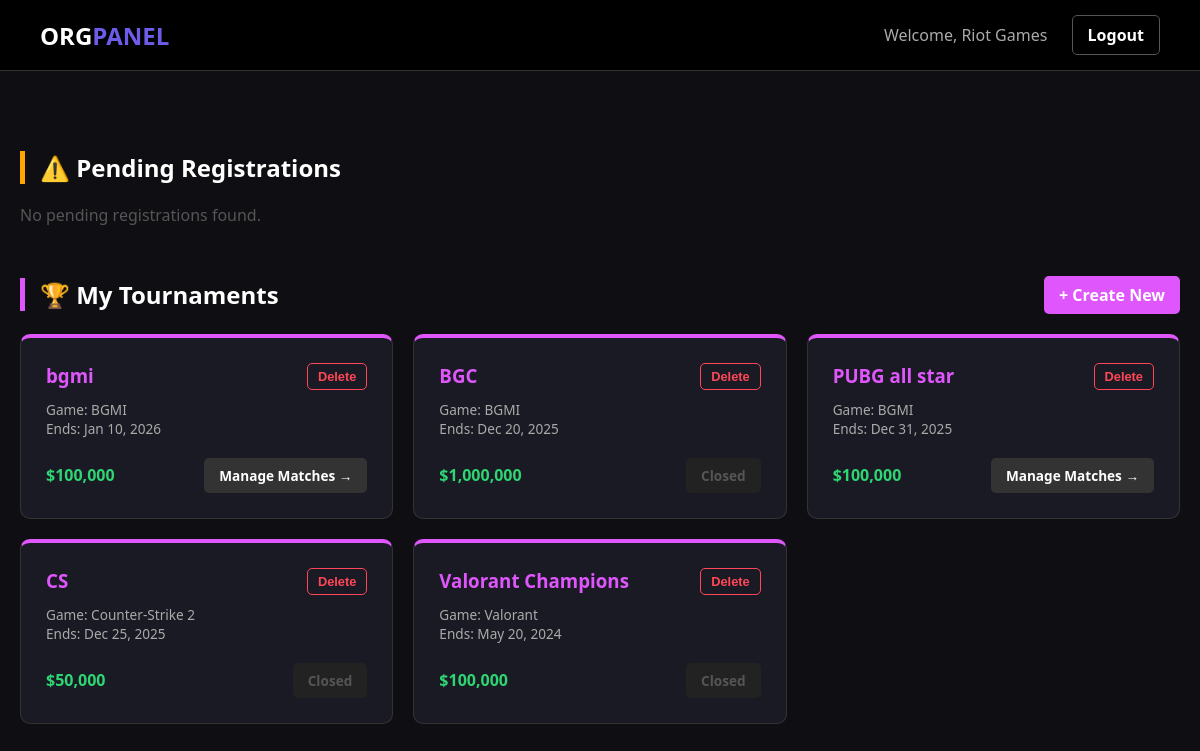
Page /org_dashboard.php (signed in) on the earlier database version.
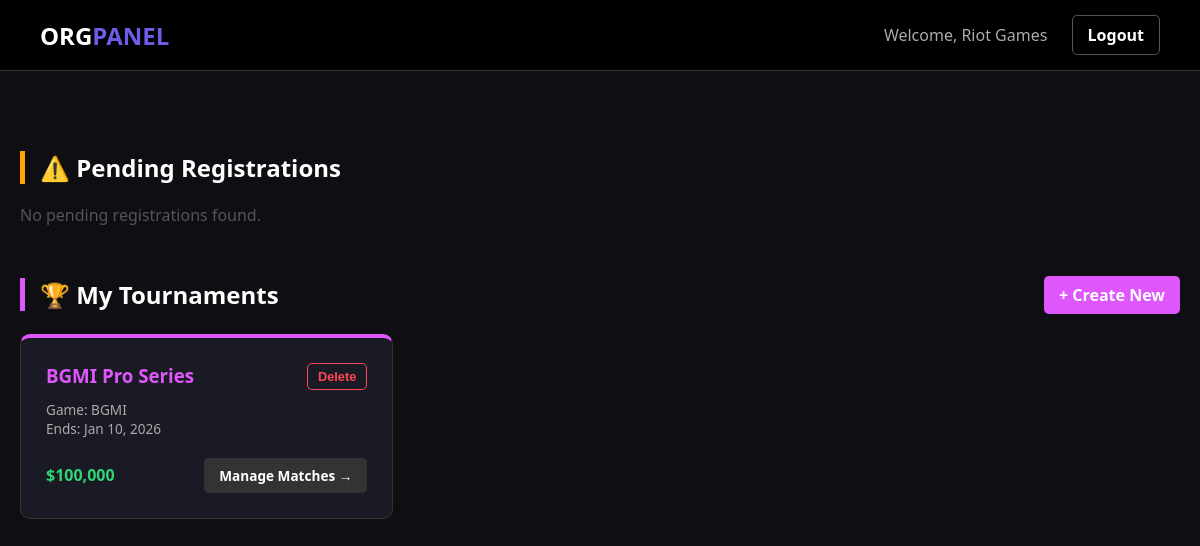
Same page on the later database version.
### tables this page shows
CREATE TABLE `tournament` (
  `tournament_id` int(11) NOT NULL,
  `tournament_name` varchar(150) NOT NULL,
  `game_id` int(11) DEFAULT NULL,
  `organizer_id` int(11) DEFAULT NULL,
  `start_date` datetime DEFAULT NULL,
  `end_date` datetime DEFAULT NULL,
  `prize_pool` decimal(10,2) DEFAULT NULL
);

CREATE TABLE `game` (
  `game_id` int(11) NOT NULL,
  `game_name` varchar(100) NOT NULL,
  `platform` varchar(50) DEFAULT NULL,
  `max_team_size` int(11) DEFAULT 5,
  `min_age` int(11) DEFAULT 0,
  `min_teams_per_match` int(11) DEFAULT 2
);

### org_dashboard.php (the view, shortened to what this page needs)
<?php
include __DIR__ . '/includes/db_connect.php';
$org_id = $_SESSION['organizer_id'];
$org_name = isset($_SESSION['organizer_name']) ? $_SESSION['organizer_name'] : 'Organizer';
$pending_requests = [];
$my_tourneys = [];
$sql_my = "SELECT T.*, G.game_name FROM Tournament T
           JOIN game G ON T.game_id = G.game_id
           WHERE T.organizer_id = $org_id ORDER BY start_date DESC";
$res_my = $conn->query($sql_my);
while($row = $res_my->fetch_assoc()) $my_tourneys[] = $row;
?>
<!DOCTYPE html>
<html lang="en">
<head>
</head>
<body>
<header>
    <div style="font-size: 1.5rem; font-weight: bold;">ORG<span style="color: #6c5ce7;">PANEL</span></div>
    <div>
        <span style="color: #aaa; margin-right: 20px;">Welcome, <?php echo htmlspecialchars($org_name); ?></span>
        <a href="logout.php" class="btn" style="border: 1px solid #555; color: #fff;">Logout</a>
    </div>
</header>
<div class="container">
    <h2 style="border-left: 5px solid #ffa502; padding-left: 15px; margin-bottom: 20px;">⚠️ Pending Registrations</h2>
    <?php if (!empty($pending_requests)): ?>
        <table>
            <thead>
                <tr>
                    <th>Tournament (Game)</th>
                    <th>Team Name</th>
                    <th style="text-align: right;">Action</th>
                </tr>
            </thead>
            <tbody>
                <?php foreach($pending_requests as $req): ?>
                    <tr>
                        <td><strong><?php echo htmlspecialchars($req['tournament_name']); ?></strong><br><small><?php echo htmlspecialchars($req['game_name']); ?></small></td>
                        <td style="font-weight: bold; color: #6c5ce7;"><?php echo htmlspecialchars($req['team_name']); ?></td>
                        <td style="text-align: right;">
                            <a href="evaluate_team.php?team_id=<?php echo $req['team_id']; ?>&t_id=<?php echo $req['tournament_id']; ?>" class="btn btn-eval">🔍 Evaluate</a>
                        </td>
                    </tr>
                <?php endforeach; ?>
            </tbody>
        </table>
    <?php else: ?>
        <p style="color: #555; margin-bottom: 50px;">No pending registrations found.</p>
    <?php endif; ?>
    <div style="display: flex; justify-content: space-between; align-items: center; margin-bottom: 20px;">
        <h2 style="border-left: 5px solid #e056fd; padding-left: 15px; margin: 0;">🏆 My Tournaments</h2>
        <a href="create_tournament.php" class="btn" style="background: #e056fd; color: white;">+ Create New</a>
    </div>
    <div class="grid">
        <?php foreach($my_tourneys as $t):
            $current_date = date("Y-m-d H:i:s");
            $is_manageable = ($t['end_date'] >= $current_date);
        ?>
            <div class="card">
                <div style="display: flex; justify-content: space-between; align-items: flex-start;">
                    <h3 style="margin: 0; color: #e056fd;"><?php echo htmlspecialchars($t['tournament_name']); ?></h3>
                    <form method="POST" onsubmit="return confirm('⚠️ DANGER: This will delete ALL matches and ALL team rosters for this tournament. Continue?');">
                        <button type="submit" name="delete_tournament" class="btn btn-delete">Delete</button>
                    </form>
                </div>
                <p style="color: #aaa; font-size: 0.85rem; margin-top: 10px;">
                    Game: <?php echo htmlspecialchars($t['game_name']); ?><br>
                    Ends: <?php echo date('M d, Y', strtotime($t['end_date'])); ?>
                </p>
                <div style="margin-top: 20px; display: flex; justify-content: space-between; align-items: center;">
                    <span style="color: #2ed573; font-weight: bold;">$<?php echo number_format($t['prize_pool']); ?></span>
                    <?php if($is_manageable): ?>
                        <a href="org_manage_matches.php?id=<?php echo $t['tournament_id']; ?>" class="btn btn-manage">Manage Matches &rarr;</a>
                    <?php else: ?>
                        <span class="btn btn-disabled" title="Tournament has ended">Closed</span>
                    <?php endif; ?>
                </div>
            </div>
        <?php endforeach; ?>
    </div>
</div>
</body>
</html>

### org_dashboard.php (style rules this page uses)
body { background-color: #0f0f13; color: white; font-family: 'Segoe UI', Tahoma, sans-serif; margin: 0; }
.container { max-width: 1240px; margin: 40px auto; padding: 20px; }
header { background: #000; border-bottom: 1px solid #333; padding: 15px 40px; display: flex; justify-content: space-between; align-items: center; }
.btn { border: none; padding: 8px 15px; border-radius: 5px; cursor: pointer; font-weight: bold; text-decoration: none; transition: 0.2s; display: inline-block; }
.btn-manage { background: #333; color: #fff; font-size: 0.85rem; }
.btn-delete { background: none; border: 1px solid #ff4757; color: #ff4757; font-size: 0.8rem; padding: 5px 10px; }
.grid { display: grid; grid-template-columns: repeat(auto-fill, minmax(350px, 1fr)); gap: 20px; }
.card { background: #1a1a24; padding: 25px; border-radius: 10px; border: 1px solid #333; border-top: 4px solid #e056fd; position: relative; }
.btn-disabled { background: #222; color: #555; cursor: not-allowed; font-size: 0.85rem; }

Differences in the rows shown:
removed tournament: tournament_name "bgmi", game.game_name "BGMI", end_date "Jan 10, 2026", prize_pool "100,000"
removed tournament: tournament_name "BGC", game.game_name "BGMI", end_date "Dec 20, 2025", prize_pool "1,000,000", shows "Closed"
removed tournament: tournament_name "PUBG all star", game.game_name "BGMI", end_date "Dec 31, 2025", prize_pool "100,000"
removed tournament: tournament_name "CS", game.game_name "Counter-Strike 2", end_date "Dec 25, 2025", prize_pool "50,000", shows "Closed"
changed tournament: tournament_name "Valorant Champions" → "BGMI Pro Series"; game.game_name "Valorant" → "BGMI"; end_date "May 20, 2024" → "Jan 10, 2026"; end_date "Closed" → "Manage Matches →"
